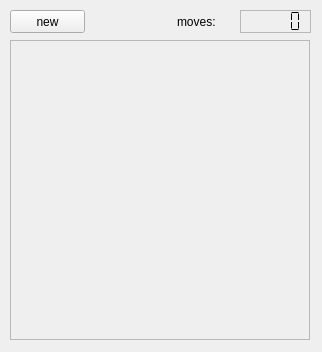
<?xml version="1.0" encoding="UTF-8"?>
<ui version="4.0">
 <class>Widget</class>
 <widget class="QWidget" name="Widget">
  <property name="geometry">
   <rect>
    <x>0</x>
    <y>0</y>
    <width>322</width>
    <height>352</height>
   </rect>
  </property>
  <property name="windowTitle">
   <string>Widget</string>
  </property>
  <widget class="QLCDNumber" name="lcdScore">
   <property name="geometry">
    <rect>
     <x>240</x>
     <y>10</y>
     <width>71</width>
     <height>23</height>
    </rect>
   </property>
   <property name="frameShape">
    <enum>QFrame::StyledPanel</enum>
   </property>
   <property name="frameShadow">
    <enum>QFrame::Plain</enum>
   </property>
   <property name="segmentStyle">
    <enum>QLCDNumber::Flat</enum>
   </property>
  </widget>
  <widget class="QLabel" name="label">
   <property name="geometry">
    <rect>
     <x>177</x>
     <y>12</y>
     <width>54</width>
     <height>20</height>
    </rect>
   </property>
   <property name="text">
    <string>moves:</string>
   </property>
  </widget>
  <widget class="QFrame" name="frame">
   <property name="geometry">
    <rect>
     <x>10</x>
     <y>40</y>
     <width>300</width>
     <height>300</height>
    </rect>
   </property>
   <property name="frameShape">
    <enum>QFrame::StyledPanel</enum>
   </property>
   <property name="frameShadow">
    <enum>QFrame::Plain</enum>
   </property>
  </widget>
  <widget class="QPushButton" name="btnNew">
   <property name="geometry">
    <rect>
     <x>10</x>
     <y>10</y>
     <width>75</width>
     <height>23</height>
    </rect>
   </property>
   <property name="text">
    <string>new</string>
   </property>
  </widget>
 </widget>
 <layoutdefault spacing="6" margin="11"/>
 <resources/>
 <connections/>
</ui>
